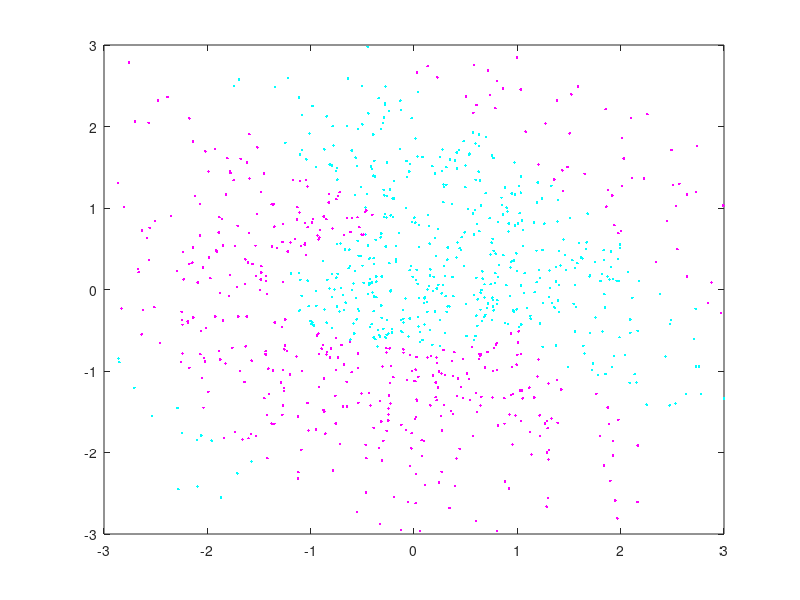

MATLAB code for this plot: (Note: this script raises an error after producing the figure.)
% Test adaboost with toy data and visualization
%%
clear;clc
kk = 1000;
data = randn(kk,2);
data = awgn(data,1);
label = double(data(:,1)>data(:,2)); 
label = double(2*(data(:,1).^2 + 3*data(:,2).^2)<3.2);
label(sin(data(:,1)+data(:,2))>0.5) = 1;
label(data(:,1)+data(:,2)>3) = 0;

pos1 = find(label == 1);
pos2 = find(label == 0);
label(pos2) = -1;

% plot training data
figure(1);plot(data(pos1,1), data(pos1,2), 'c.')
hold on;plot(data(pos2,1), data(pos2,2), 'm.')
xlim([-3 3])
ylim([-3 3])

iters = 1:4:30;
acc = zeros(numel(iters),1);
n = size(data,1);
x = data(1:(kk/2),:); y = label(1:(kk/2));
x_test = data((kk/2)+1:end,:); y_test = label((kk/2)+1:end);

for iter = iters
    [ model ] = adaboost( x, y, iter, @weakLearn, 20); 
    % larger number learning rate is, slower, smother
    % changing the learning rate, result significantly different
    yTestMat = zeros(size(x_test,1),iter);
    weakModels = model.weakModels;
    alphas = model.alphas; %[100 1]
    for k = 1:iter
        wm = weakModels{k};
        pred = (x_test(:,wm.feature) > wm.threshold);
        pred = pred+(pred==0)*-1;
        yTestMat(:,k) = pred*wm.dir;
    end
    H = sign(yTestMat*alphas);
    acc(find(iters==iter)) = mean(H==y_test);
end
% plot(iters,1-acc)
for i = 1:numel(weakModels)
    wm = weakModels{i};
    wm.feature
    if wm.feature == 1
        drawLine([wm.threshold,-5],[wm.threshold,5],'r');
    else
        drawLine([-5,wm.threshold],[5,wm.threshold],'b');
    end
    pause
end
hold off;
clc; max(acc)

